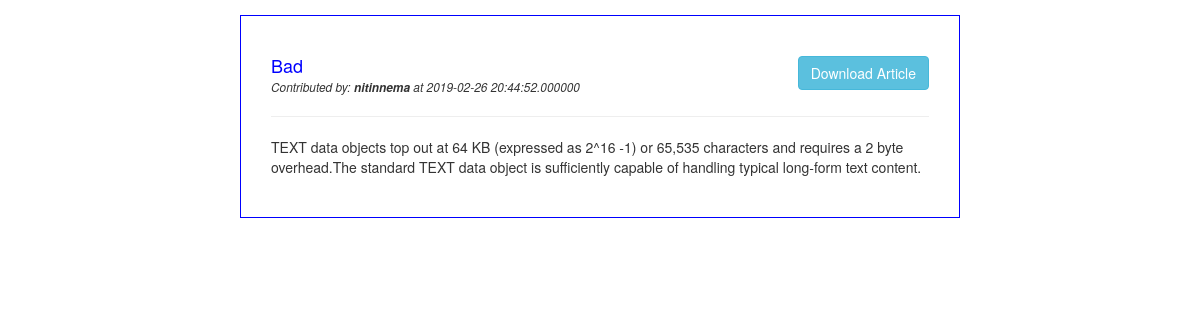
The page /read.php?title=Bad on the database its author committed.
### tables this page shows
CREATE TABLE `articles` (
  `id` int(32) NOT NULL,
  `name` varchar(255) NOT NULL,
  `title` varchar(255) NOT NULL,
  `article` text NOT NULL,
  `filename` varchar(55) NOT NULL,
  `filepath` varchar(255) NOT NULL,
  `whenadded` timestamp(6) NOT NULL DEFAULT CURRENT_TIMESTAMP(6)
);

### read.php (the view, shortened to what this page needs)
<?php
 	if(isset($_GET['title'])){
 		require 'connection.php';
 		$title1 = mysqli_real_escape_string($conn, $_GET['title']);
 		$sql = "SELECT id, name, title, article, filepath, whenadded FROM articles WHERE title='$title1'";
 	}
 	else{
 		header('Location: browse.php');
 	}
?>
<!DOCTYPE html>
<html>
<head>
	<link rel="stylesheet" href="https://maxcdn.bootstrapcdn.com/bootstrap/3.4.0/css/bootstrap.min.css">
</head>
<body>
	<?php
	$result = $conn->query($sql);
	if ($result->num_rows > 0) {
   			 while($row = $result->fetch_assoc()) { ?>
		<div class="card container">
        	<div class="card-body">
        		<a href="read.php?id=<?php echo $row["id"] ?>" class="title"><h4 class="card-title"><?php echo $row["title"] ?></h4></a>
				<a href="<?php echo $row["filepath"] ?>" class="btn btn-info pull-right" style="margin-top: -20px;" download>Download Article</a>
			    <small><i>Contributed by: <b><?php echo $row["name"] ?></b> at <?php echo $row["whenadded"] ?></i></small>
			    <hr>
			    <p class="card-text"><?php echo $row["article"] ?></p>
		 	</div>
		</div>
   	<?php }
		}
	?>
</body>
</html>

### read.php (style rules this page uses)
.card { width: 60%; border: 1px solid blue; padding: 30px; margin-top: 15px; }
h4 { color: blue; margin-bottom: 0px; }

### rows shown on the page
articles: title "Bad", name "nitinnema", whenadded "2019-02-26 20:44:52.000000", article "TEXT data objects top out at 64 KB (expressed as 2^16 -1) or 65,535 characters and requires a 2 byte overhead.The standard TEXT data object is sufficiently capable of handling typical long-form text content."
